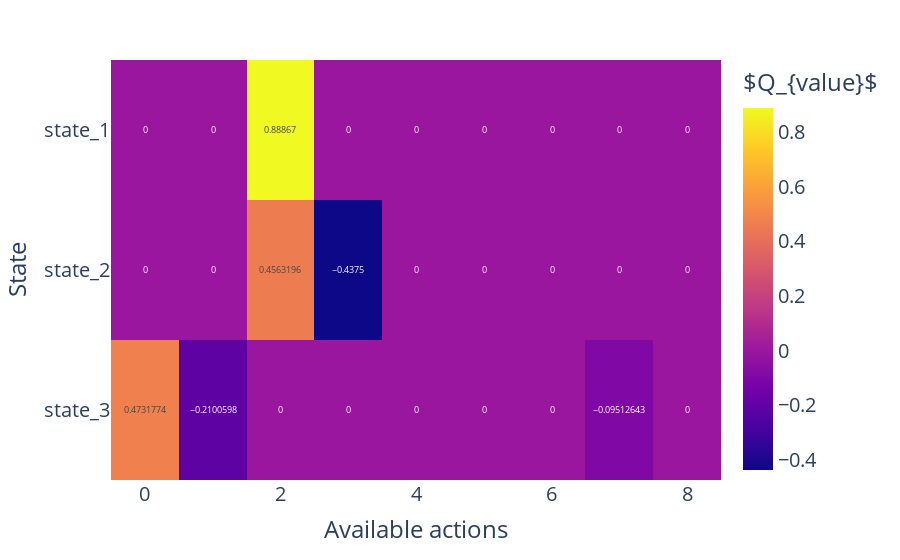

Notebook cell for this chart:
### Code cell
import plotly.express as px

fig = px.imshow([available_actions_state_1, available_actions_state_2, available_actions_state_3],text_auto=True,
                labels=dict(x="Available actions", y="State", color="$Q_{value}$"),
                                y=['state_1', 'state_2', 'state_3'])
fig.update_layout(
    font=dict(
        size=20,
    )
)
fig.show()

### Figure 1 — Plotly figure (JSON) as saved in the notebook; plotly's stock layout.template omitted (floating-point values rounded to 4 significant figures)
{"data": [{"coloraxis": "coloraxis", "hovertemplate": "Available actions: %{x}<br>State: %{y}<br>$Q_{value}$: %{z}<extra></extra>", "name": "0", "texttemplate": "%{z}", "type": "heatmap", "xaxis": "x", "y": ["state_1", "state_2", "state_3"], "yaxis": "y", "z": [[0, 0, 0.8887, 0, 0, 0, 0, 0, 0], [0, 0, 0.4563, -0.4375, 0, 0, 0, 0, 0], [0.4732, -0.2101, 0, 0, 0, 0, 0, -0.09513, 0]]}], "layout": {"coloraxis": {"colorbar": {"title": {"text": "$Q_{value}$"}}, "colorscale": [[0, "#0d0887"], [0.1111, "#46039f"], [0.2222, "#7201a8"], [0.3333, "#9c179e"], [0.4444, "#bd3786"], [0.5556, "#d8576b"], [0.6667, "#ed7953"], [0.7778, "#fb9f3a"], [0.8889, "#fdca26"], [1, "#f0f921"]]}, "font": {"size": 20}, "margin": {"t": 60}, "xaxis": {"anchor": "y", "constrain": "domain", "domain": [0, 1], "scaleanchor": "y", "title": {"text": "Available actions"}}, "yaxis": {"anchor": "x", "autorange": "reversed", "constrain": "domain", "domain": [0, 1], "title": {"text": "State"}}}}
